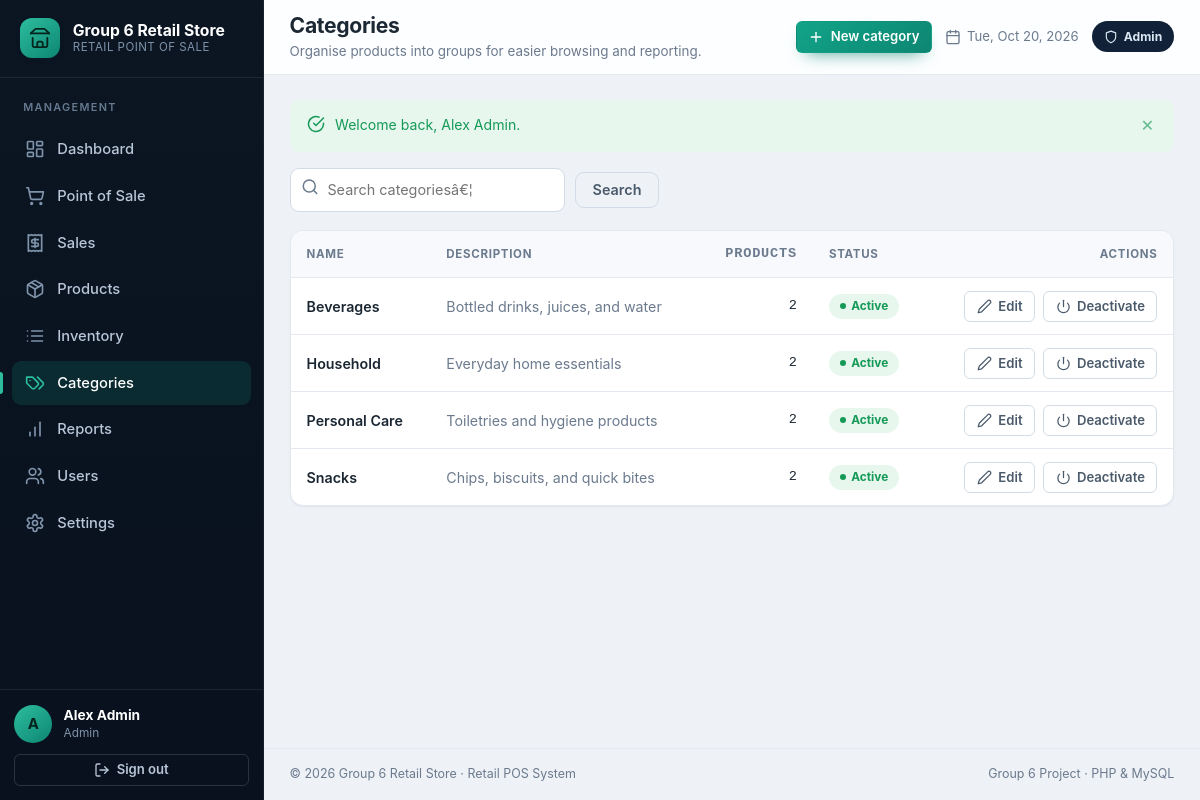
Screenshot of /admin/categories.php (signed in) with the database file from the repository.
### tables this page shows
CREATE TABLE `users` (
  `id`            BIGINT UNSIGNED NOT NULL AUTO_INCREMENT,
  `name`          VARCHAR(100)    NOT NULL,
  `username`      VARCHAR(50)     NOT NULL,
  `email`         VARCHAR(150)    DEFAULT NULL,
  `password_hash` VARCHAR(255)    NOT NULL COMMENT 'password_hash() / bcrypt output',
  `role`          ENUM('admin','cashier') NOT NULL DEFAULT 'cashier',
  `status`        TINYINT(1)      NOT NULL DEFAULT 1 COMMENT '1 = active, 0 = inactive',
  `last_login_at` DATETIME        DEFAULT NULL,
  `created_at`    TIMESTAMP       NOT NULL DEFAULT CURRENT_TIMESTAMP,
  `updated_at`    TIMESTAMP       NOT NULL DEFAULT CURRENT_TIMESTAMP ON UPDATE CURRENT_TIMESTAMP,
  PRIMARY KEY (`id`),
  UNIQUE KEY `uq_users_username` (`username`),
  UNIQUE KEY `uq_users_email` (`email`),
  KEY `idx_users_role_status` (`role`, `status`)
);

CREATE TABLE `categories` (
  `id`          INT UNSIGNED  NOT NULL AUTO_INCREMENT,
  `name`        VARCHAR(100)  NOT NULL,
  `description` VARCHAR(255)  DEFAULT NULL,
  `status`      TINYINT(1)    NOT NULL DEFAULT 1 COMMENT '1 = active, 0 = inactive',
  `created_at`  TIMESTAMP     NOT NULL DEFAULT CURRENT_TIMESTAMP,
  `updated_at`  TIMESTAMP     NOT NULL DEFAULT CURRENT_TIMESTAMP ON UPDATE CURRENT_TIMESTAMP,
  PRIMARY KEY (`id`),
  UNIQUE KEY `uq_categories_name` (`name`)
);

### includes/functions.php (called while the page is built, shortened)
<?php
function e($value): string
{
    return htmlspecialchars((string) ($value ?? ''), ENT_QUOTES | ENT_SUBSTITUTE, 'UTF-8');
}
function url(string $path = ''): string
{
    $path = ltrim($path, '/');
    return APP_BASE . ($path === '' ? '' : '/' . $path);
}
function asset(string $path): string
{
    return url('assets/' . ltrim($path, '/'));
}
function get(string $key, $default = null)
{
    if (!array_key_exists($key, $_GET) || is_array($_GET[$key])) {
        return $default;
    }
    return is_string($_GET[$key]) ? trim($_GET[$key]) : $_GET[$key];
}
function take_flashes(): array
{
    $messages = $_SESSION['_flash'] ?? [];
    return $messages;
}
function paginate(int $total, int $perPage = 15, string $pageParam = 'page'): array
{
    $perPage = max(1, $perPage);
    $pages   = max(1, (int) ceil($total / $perPage));
    $page    = (int) get($pageParam, '1');
    $page    = max(1, min($pages, $page));
    return [
        'page'     => $page,
        'per_page' => $perPage,
        'total'    => $total,
        'pages'    => $pages,
        'offset'   => ($page - 1) * $perPage,
    ];
}

### config/database.php (called while the page is built, shortened)
<?php
function db(): PDO
{
    static $pdo = null;
    if ($pdo instanceof PDO) {
        return $pdo;
    }
    $dsn = sprintf(
        'mysql:host=%s;port=%s;dbname=%s;charset=%s',
        DB_HOST,
        DB_PORT,
        DB_NAME,
        DB_CHARSET
    );
    try {
        $pdo = new PDO($dsn, DB_USER, DB_PASS, [
            PDO::ATTR_ERRMODE            => PDO::ERRMODE_EXCEPTION,
            PDO::ATTR_DEFAULT_FETCH_MODE => PDO::FETCH_ASSOC,
            PDO::ATTR_EMULATE_PREPARES   => false,
        ]);
    } catch (PDOException $e) {
        error_log('Database connection failed: ' . $e->getMessage());
        http_response_code(500);
        if (APP_DEBUG) {
            exit('Database connection failed: ' . $e->getMessage());
        }
        exit('Database connection failed. Please check your configuration.');
    }
    return $pdo;
}

### includes/settings.php (called while the page is built, shortened)
<?php
function settings(): array
{
    if (isset($GLOBALS['__settings_cache'])) {
        return $GLOBALS['__settings_cache'];
    }
    $cache = [];
    try {
        foreach (db()->query('SELECT setting_key, setting_value FROM settings') as $row) {
            $cache[$row['setting_key']] = $row['setting_value'];
        }
    } catch (PDOException $e) {
        error_log('Unable to load settings: ' . $e->getMessage());
        $cache = [];
    }
    return $cache;
}
function setting(string $key, $default = null)
{
    $all = settings();
    return array_key_exists($key, $all) && $all[$key] !== null && $all[$key] !== ''
        ? $all[$key]
        : $default;
}

### includes/auth.php (called while the page is built, shortened)
<?php
function current_user(): ?array
{
    static $user = null;
    static $resolved = false;
    if ($resolved) {
        return $user;
    }
    $resolved = true;
    $id = $_SESSION['user_id'] ?? null;
    $stmt = db()->prepare('SELECT * FROM users WHERE id = ? LIMIT 1');
    $stmt->execute([$id]);
    $row = $stmt->fetch();
    return $user = $row;
}
function require_login(): array
{
    $user = current_user();
    return $user;
}
function require_admin(): array
{
    $user = require_login();
    return $user;
}

### admin/categories.php (the view, shortened to what this page needs)
<?php
$user = require_admin();
$pdo  = db();
$search = get('q', '');
$params = [];
$where  = '';
$count = $pdo->prepare("SELECT COUNT(*) FROM categories c $where");
$count->execute($params);
$pg = paginate((int) $count->fetchColumn(), 15);
$sql = "SELECT c.*, (SELECT COUNT(*) FROM products p WHERE p.category_id = c.id) AS product_count
        FROM categories c $where ORDER BY c.name LIMIT {$pg['per_page']} OFFSET {$pg['offset']}";
$stmt = $pdo->prepare($sql);
$stmt->execute($params);
$categories = $stmt->fetchAll();
$_page_title    = 'Categories';
$_page_subtitle = 'Organise products into groups for easier browsing and reporting.';
$_active_nav    = 'categories';
$_page_actions  = '<button class="btn btn--primary btn--sm" data-modal-open="categoryModal">' . icon('plus', 'icon', 16) . ' New category</button>';
require __DIR__ . '/../includes/header.php';
?>
<div class="toolbar">
    <form method="get" action="<?= e(url('admin/categories.php')) ?>">
        <div class="search-box">
            <span class="search-box__icon"><?= icon('search', 'icon', 18) ?></span>
            <input class="input" type="search" name="q" value="<?= e($search) ?>" placeholder="Search categoriesâ€¦" aria-label="Search categories">
        </div>
        <button class="btn btn--ghost" type="submit">Search</button>
    </form>
</div>
<div class="card">
    <?php if (!$categories): ?>
        <div class="state">
            <div class="state__icon"><?= icon('tags', 'icon', 32) ?></div>
            <p class="state__title"><?= $search !== '' ? 'No matching categories' : 'No categories yet' ?></p>
            <p class="state__text"><?= $search !== '' ? 'Try a different search term.' : 'Create your first category to start organising products.' ?></p>
            <button class="btn btn--primary" data-modal-open="categoryModal"><?= icon('plus', 'icon', 18) ?> New category</button>
        </div>
    <?php else: ?>
        <div class="table-wrap">
            <table class="table">
                <thead>
                    <tr>
                        <th>Name</th>
                        <th>Description</th>
                        <th class="num">Products</th>
                        <th>Status</th>
                        <th class="actions">Actions</th>
                    </tr>
                </thead>
                <tbody>
                    <?php foreach ($categories as $c): ?>
                        <tr>
                            <td><span class="cell-title"><?= e($c['name']) ?></span></td>
                            <td class="text-muted"><?= e($c['description'] ?: 'â€”') ?></td>
                            <td class="num"><?= (int) $c['product_count'] ?></td>
                            <td>
                                <?php if ((int) $c['status'] === 1): ?>
                                    <span class="badge badge--success"><span class="dot"></span>Active</span>
                                <?php else: ?>
                                    <span class="badge badge--muted">Inactive</span>
                                <?php endif; ?>
                            </td>
                            <td class="actions">
                                <a class="btn btn--ghost btn--sm" href="?edit=<?= (int) $c['id'] ?>"><?= icon('edit', 'icon', 15) ?> Edit</a>
                                <form method="post" action="<?= e(url('admin/categories.php')) ?>" class="inline-form" data-confirm="Change the status of â€œ<?= e($c['name']) ?>â€?">
                                    <button class="btn btn--ghost btn--sm" type="submit"><?= icon('power', 'icon', 15) ?> <?= (int) $c['status'] === 1 ? 'Deactivate' : 'Activate' ?></button>
                                </form>
                            </td>
                        </tr>
                    <?php endforeach; ?>
                </tbody>
            </table>
        </div>
    <?php endif; ?>
</div>
<?php require __DIR__ . '/../includes/footer.php'; ?>

### includes/icons.php (shortened to what this page needs)
<?php
function icon(string $name, string $class = 'icon', int $size = 20): string
{
    $body = $paths[$name] ?? $paths['info'];
    return sprintf(
        '<svg class="%s" width="%d" height="%d" viewBox="0 0 24 24" fill="none" stroke="currentColor" stroke-width="2" stroke-linecap="round" stroke-linejoin="round" aria-hidden="true">%s</svg>',
        e($class),
        $size,
        $size,
        $body
    );
}

### includes/header.php (shortened to what this page needs)
<?php
$__user     = current_user();
$__title    = $_page_title ?? 'Dashboard';
$__subtitle = $_page_subtitle ?? '';
$__active   = $_active_nav ?? '';
$__actions  = $_page_actions ?? '';
$__body     = $_body_class ?? '';
$__store    = setting('store_name', 'Group 6 Retail');
$__nav = [];
if ($__user && $__user['role'] === 'admin') {
    $__nav = [
        ['key' => 'dashboard', 'label' => 'Dashboard',  'href' => 'admin/dashboard.php', 'icon' => 'dashboard'],
        ['key' => 'pos',       'label' => 'Point of Sale', 'href' => 'cashier/pos.php', 'icon' => 'cart'],
        ['key' => 'sales',     'label' => 'Sales',      'href' => 'admin/sales.php', 'icon' => 'receipt'],
        ['key' => 'products',  'label' => 'Products',   'href' => 'admin/products.php', 'icon' => 'package'],
        ['key' => 'inventory', 'label' => 'Inventory',  'href' => 'admin/inventory.php', 'icon' => 'list'],
        ['key' => 'categories','label' => 'Categories', 'href' => 'admin/categories.php', 'icon' => 'tags'],
        ['key' => 'reports',   'label' => 'Reports',    'href' => 'admin/reports.php', 'icon' => 'chart'],
        ['key' => 'users',     'label' => 'Users',      'href' => 'admin/users.php', 'icon' => 'users'],
        ['key' => 'settings',  'label' => 'Settings',   'href' => 'admin/settings.php', 'icon' => 'settings'],
    ];
} elseif ($__user) {
    $__nav = [
        ['key' => 'pos',   'label' => 'Point of Sale', 'href' => 'cashier/pos.php', 'icon' => 'cart'],
        ['key' => 'sales', 'label' => 'My Sales',      'href' => 'admin/sales.php', 'icon' => 'receipt'],
    ];
}
?>
<!DOCTYPE html>
<html lang="en">
<head>
    <link rel="stylesheet" href="<?= e(asset('css/style.css')) ?>">
</head>
<body class="<?= e($__body) ?>">
<div class="app-shell" id="appShell">
    <?php require __DIR__ . '/sidebar.php'; ?>
    <div class="app-main">
        <header class="topbar">
            <div class="topbar__heading">
                <h1 class="topbar__title"><?= e($__title) ?></h1>
                <?php if ($__subtitle !== ''): ?>
                    <p class="topbar__subtitle"><?= e($__subtitle) ?></p>
                <?php endif; ?>
            </div>
            <div class="topbar__actions">
                <?= $__actions ?>
                <span class="topbar__date"><?= icon('calendar', 'icon', 16) ?> <span><?= e(date('D, M j, Y')) ?></span></span>
                <span class="role-badge role-badge--<?= e($__user['role'] ?? 'cashier') ?>">
                    <?= icon($__user && $__user['role'] === 'admin' ? 'shield' : 'user', 'icon', 14) ?>
                    <?= e(ucfirst($__user['role'] ?? '')) ?>
                </span>
            </div>
        </header>
        <main class="content" id="main-content">
            <?php render_flashes(); ?>

### includes/sidebar.php (shortened to what this page needs)
<aside class="sidebar" id="sidebar">
    <div class="sidebar__brand">
        <span class="brand__mark"><?= icon('store', 'icon', 22) ?></span>
        <span class="brand__text">
            <strong><?= e($__store) ?></strong>
            <small>Retail Point of Sale</small>
        </span>
    </div>
    <nav class="sidebar__nav" aria-label="Main navigation">
        <p class="sidebar__section-label"><?= $__user && $__user['role'] === 'admin' ? 'Management' : 'Workspace' ?></p>
        <?php foreach ($__nav as $item): ?>
            <a class="nav-item<?= $__active === $item['key'] ? ' is-active' : '' ?>"
               href="<?= e(url($item['href'])) ?>"
               <?= $__active === $item['key'] ? 'aria-current="page"' : '' ?>>
                <?= icon($item['icon'], 'nav-item__icon', 20) ?>
                <span><?= e($item['label']) ?></span>
            </a>
        <?php endforeach; ?>
    </nav>
    <div class="sidebar__footer">
        <div class="sidebar__user">
            <span class="avatar"><?= e(strtoupper(substr($__user['name'] ?? 'U', 0, 1))) ?></span>
            <span class="sidebar__user-info">
                <strong><?= e($__user['name'] ?? '') ?></strong>
                <small><?= e(ucfirst($__user['role'] ?? '')) ?></small>
            </span>
        </div>
        <form method="post" action="<?= e(url('logout.php')) ?>">
            <button type="submit" class="btn btn--ghost btn--block btn--sm">
                <?= icon('logout', 'icon', 16) ?> Sign out
            </button>
        </form>
    </div>
</aside>

### includes/flash.php (shortened to what this page needs)
<?php
function render_flashes(): void
{
    $flashes = take_flashes();
    foreach ($flashes as $f) {
        $type = in_array($f['type'], ['success', 'danger', 'warning', 'info'], true) ? $f['type'] : 'info';
        $iconName = ['success' => 'check-circle', 'danger' => 'alert', 'warning' => 'alert', 'info' => 'info'][$type];
        echo '<div class="alert alert--' . e($type) . '" role="status" data-dismissible>';
        echo '<span class="alert__icon">' . icon($iconName, 'icon', 18) . '</span>';
        echo '<span class="alert__text">' . e($f['message']) . '</span>';
        echo '<button type="button" class="alert__close" data-dismiss aria-label="Dismiss">&times;</button>';
        echo '</div>';
    }
}

### includes/footer.php (shortened to what this page needs)
        </main>
        <footer class="app-footer">
            <span>&copy; <?= e(date('Y')) ?> <?= e(setting('store_name', 'Group 6 Retail')) ?> &middot; Retail POS System</span>
            <span>Group 6 Project &middot; PHP &amp; MySQL</span>
        </footer>
    </div>
</div>
</body>
</html>

### rows the page displays
users: name "A", name "Alex Admin", role "Admin"
categories: name "Beverages", description "Bottled drinks, juices, and water", product_count "2", status 1 (drawn), $size 15 (drawn)
categories: name "Household", description "Everyday home essentials", product_count "2", status 1 (drawn), $size 15 (drawn)
categories: name "Personal Care", description "Toiletries and hygiene products", product_count "2", status 1 (drawn), $size 15 (drawn)
categories: name "Snacks", description "Chips, biscuits, and quick bites", product_count "2", status 1 (drawn), $size 15 (drawn)

### other values shown
$__store "Group 6 Retail Store"
$item['label'] "Dashboard"
$item['label'] "Point of Sale"
$item['label'] "Sales"
$item['label'] "Products"
$item['label'] "Inventory"
$item['label'] "Categories"
$item['label'] "Reports"
$item['label'] "Users"
$item['label'] "Settings"
$__title "Categories"
$__subtitle "Organise products into groups for easier browsing and reporting."
$f['message'] "Welcome back, Alex Admin."
setting('store_name', 'Group 6 Retail') "Group 6 Retail Store"
